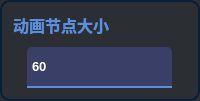
                        <widget class="QFrame" name="frame_anifont">
                         <property name="sizePolicy">
                          <sizepolicy hsizetype="Preferred" vsizetype="Expanding">
                           <horstretch>0</horstretch>
                           <verstretch>0</verstretch>
                          </sizepolicy>
                         </property>
                         <property name="minimumSize">
                          <size>
                           <width>0</width>
                           <height>101</height>
                          </size>
                         </property>
                         <property name="styleSheet">
                          <string notr="true">QFrame{
 border:2px solid;
	border-color: rgb(5, 32, 56);
	background-color: rgb(43, 47, 51);
border-radius:10px;
}
QComboBox QAbstractItemView{
outline: 0px solid gray;            
/*border:1px solid #eeeeee;*/            
color:rgb(145,151,163);
selection-color:white;
font-size:14px;
font-family:Microsoft YaHei UI;            
background-color:rgb(18,26,39);
selection-background-color:rgb(33,41,54);
border-top-radius:0px;
border-bottom-radius:10px;
}</string>
                         </property>
                         <property name="frameShape">
                          <enum>QFrame::StyledPanel</enum>
                         </property>
                         <property name="frameShadow">
                          <enum>QFrame::Raised</enum>
                         </property>
                         <layout class="QVBoxLayout" name="verticalLayout_11">
                          <item>
                           <widget class="QLabel" name="label_anifont">
                            <property name="sizePolicy">
                             <sizepolicy hsizetype="Fixed" vsizetype="Fixed">
                              <horstretch>0</horstretch>
                              <verstretch>0</verstretch>
                             </sizepolicy>
                            </property>
                            <property name="font">
                             <font>
                              <family>Microsoft YaHei UI</family>
                              <pointsize>12</pointsize>
                              <weight>75</weight>
                              <bold>true</bold>
                             </font>
                            </property>
                            <property name="styleSheet">
                             <string notr="true">QLabel{
border:none;
color:#598FDC;
}</string>
                            </property>
                            <property name="text">
                             <string>动画节点大小</string>
                            </property>
                           </widget>
                          </item>
                          <item alignment="Qt::AlignBottom">
                           <widget class="QFrame" name="frame_selectanifont">
                            <property name="minimumSize">
                             <size>
                              <width>0</width>
                              <height>0</height>
                             </size>
                            </property>
                            <property name="styleSheet">
                             <string notr="true">QFrame{border:none;
}</string>
                            </property>
                            <property name="frameShape">
                             <enum>QFrame::StyledPanel</enum>
                            </property>
                            <property name="frameShadow">
                             <enum>QFrame::Raised</enum>
                            </property>
                            <property name="lineWidth">
                             <number>0</number>
                            </property>
                            <layout class="QHBoxLayout" name="horizontalLayout_13">
                             <property name="spacing">
                              <number>0</number>
                             </property>
                             <property name="leftMargin">
                              <number>0</number>
                             </property>
                             <property name="topMargin">
                              <number>0</number>
                             </property>
                             <property name="rightMargin">
                              <number>0</number>
                             </property>
                             <property name="bottomMargin">
                              <number>0</number>
                             </property>
                             <item>
                              <widget class="QLineEdit" name="lineEdit_nodesize">
                               <property name="sizePolicy">
                                <sizepolicy hsizetype="Expanding" vsizetype="Fixed">
                                 <horstretch>0</horstretch>
                                 <verstretch>0</verstretch>
                                </sizepolicy>
                               </property>
                               <property name="minimumSize">
                                <size>
                                 <width>109</width>
                                 <height>41</height>
                                </size>
                               </property>
                               <property name="maximumSize">
                                <size>
                                 <width>145</width>
                                 <height>16777215</height>
                                </size>
                               </property>
                               <property name="font">
                                <font>
                                 <family>Microsoft YaHei UI</family>
                                 <pointsize>10</pointsize>
                                 <weight>75</weight>
                                 <bold>true</bold>
                                </font>
                               </property>
                               <property name="styleSheet">
                                <string notr="true">QLineEdit{ border: 0px solid;
	border-bottom: 2px solid;
	border-color: #598FDC;
    border-top-left-radius: 5px;
	border-top-right-radius: 5px;
    padding: 1px 10px 1px 3px;
    min-width: 6em;
	background-color: rgb(57, 63, 103);
	
	color: rgb(255, 255, 255);}</string>
                               </property>
                               <property name="text">
                                <string>60</string>
                               </property>
                              </widget>
                             </item>
                            </layout>
                           </widget>
                          </item>
                         </layout>
                        </widget>
